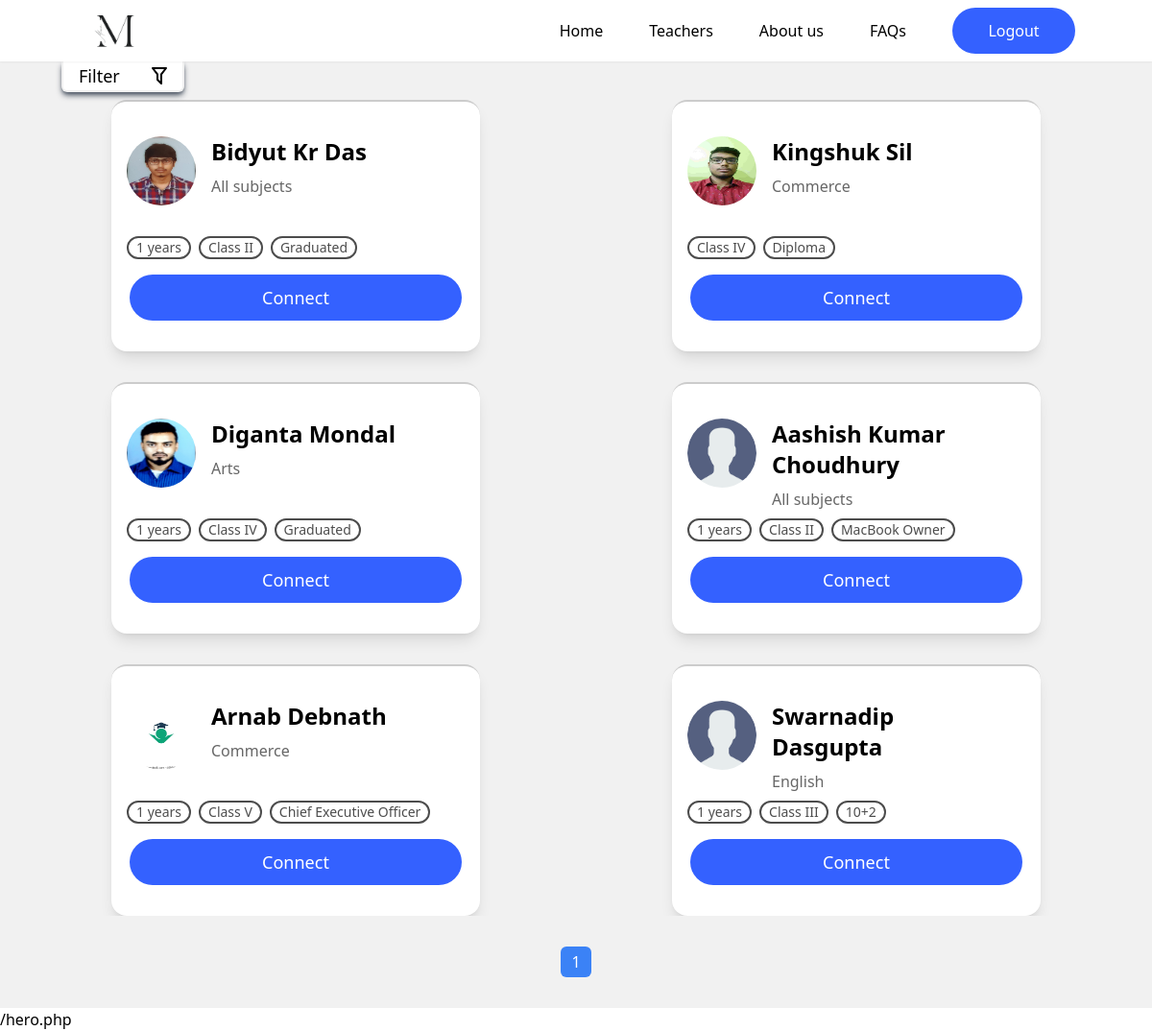
The page /hero.php (signed in) on the database its author committed.
### hero.php (the view, shortened to what this page needs)
<?php
include("header.php");
include("nav.php");
include("connection.php");
if(!isset($_REQUEST['page'])){
    $page = 1;
}
else{
    $page= $_REQUEST['page'];
}
$limit = 6;
$offset = ($page-1) * $limit;
if(isset($_REQUEST['searchQuery'])){
    $searchQuery = $_REQUEST['searchQuery'];
    $teachers = "SELECT * FROM `teacher-table` WHERE `firstName` LIKE '%$searchQuery%' OR `lastName` LIKE '%$searchQuery%' LIMIT {$offset},{$limit}";
}
else{
    $teachers = "SELECT * FROM `teacher-table` LIMIT {$offset},{$limit}";
}
?>
<header class="bg-[#f1f1f1] mt-16" >
        <button id="openFilter" class="bg-white shadow-md shadow-gray-600 fixed top-16 flex items-center border-t-0 mx-auto sm:mx-0 sm:ml-16 justify-between h-8 w-32 px-4 rounded-br-md rounded-bl-md border-2 border-[#f1f1f1] text-lg z-[1]" >Filter
            </button>
</header>
<main class="bg-[#f1f1f1] pt-10 p-0 sm:px-8 justify-center items-center w-full grid gap-8  xl:grid-cols-3 lg:grid-cols-2 grid-cols-1" >
    <?php
        $resTeachers = mysqli_query($connection,$teachers);
        $totalRows = mysqli_num_rows($resTeachers);
        while($rowarr = mysqli_fetch_array($resTeachers)){
        $randTeacherId = $rowarr['id'];
        if(isset($_REQUEST['class'])){
            $class = "SELECT * FROM `teacher-cls-subj`
                    INNER JOIN `class-table` ON `class-table`.`id` = `teacher-cls-subj`.`classId`
                    INNER JOIN `subject-table` ON `subject-table`.`id`=`teacher-cls-subj`.`subjectId`
                    WHERE `teacherId` = '$randTeacherId' AND `classId` = '$classFILTER' LIMIT 1";
        }else{
            $class = "SELECT * FROM `teacher-cls-subj`
                    INNER JOIN `class-table` ON `class-table`.`id` = `teacher-cls-subj`.`classId`
                    INNER JOIN `subject-table` ON `subject-table`.`id`=`teacher-cls-subj`.`subjectId`
                    WHERE `teacherId` = '$randTeacherId'
                    ORDER BY rand()  LIMIT 1";
        }
            $classRes = mysqli_query($connection,$class);
            $classarr = mysqli_fetch_array($classRes);
            $profilequery = "SELECT * FROM `teacher-profileimage-table` WHERE `teacherId` = '$randTeacherId'";
            $profileRes = mysqli_query($connection,$profilequery);
    ?>
    <section class="bg-white relative w-96  rounded-2xl shadow-lg border-t-2 border-black/20 py-8 mx-auto flex flex-col gap-4">
      <div class="px-4 h-20 w-full p-1 bg-white rounded-full flex ">
        <img class=" w-[4.5rem] h-[4.5rem] rounded-full" src="<?php
                    if(mysqli_num_rows($profileRes)==0){
                        echo "./Img/Teacher card photos/user.png";
                    }
                    else{
                        $profileArr = mysqli_fetch_array($profileRes);
                        echo $profileArr['profileImgPath'];
                    }
                    ?>" alt="" draggable="false">
        <span>
          <heading class="capitalize block px-4 font-semibold text-2xl"><?php echo $rowarr['firstName']." ".$rowarr['lastName'];?></heading>
          <h1 class="px-4 text-black/60 mt-2"><?php echo $classarr['subjectName'];?>
          </h1>
        </span>
      </div>
      <div class="px-4 flex gap-2 mt-3">
        <?php
        if($rowarr['experience']!="Not Yet"){
        ?>
        <tag class="border-black/70 border-2 px-2 rounded-full font-medium text-sm text-black/70"><?php echo $rowarr['experience'];?> years</tag>
        <?php
        }
        ?>
        <tag class="border-black/70 border-2 px-2 rounded-full font-medium text-sm text-black/70"><?php echo $classarr['className'] ?></tag>
        <tag class="border-black/70 border-2 px-2 rounded-full font-medium text-sm text-black/70"><?php echo $rowarr['qualification'];?></tag>
      </div>
      <a href="teacherProfile.php?teachSuperId=<?php echo $randTeacherId;?>" class=""><button class="mx-[5%] w-[90%] bg-[#3461FF] h-12  rounded-full text-white text-lg ">Connect</button></a>
    </section>
    <?php
    }
    ?>
</main>
<section class="bg-[#f1f1f1] w-full relative py-8">
      <ul  class="sticky flex gap-6 justify-center" >
        <?php
            $pageNumber = ceil($totalRows/$limit);
        for ($i=1; $i <= $pageNumber; $i++) {
        ?>
        <li class="h-8 w-8 bg-blue-500 text-white text-center leading-[2rem] rounded-md" ><a class="h-full w-full" href="hero.php?page=<?php echo $i;?>"><?php echo $i;?></a></li>
        <?php
        }
        ?>
      </ul>
    </section>
<?php
echo $_SERVER['SCRIPT_NAME'];
include("footer.php");
?>

### rows shown on the page
teacher-table: teacher-profileimage-table.profileImgPath (picture), firstName "Bidyut", lastName "Kr Das", subject-table.subjectName "All subjects", experience "1", class-table.className "Class II", qualification "Graduated"
teacher-table: teacher-profileimage-table.profileImgPath (picture), firstName "Kingshuk", lastName "Sil", subject-table.subjectName "Commerce", class-table.className "Class IV", qualification "Diploma"
teacher-table: teacher-profileimage-table.profileImgPath (picture), firstName "Diganta", lastName "Mondal", subject-table.subjectName "Arts", experience "1", class-table.className "Class IV", qualification "Graduated"
teacher-table: firstName "Aashish", lastName "Kumar Choudhury", subject-table.subjectName "All subjects", experience "1", class-table.className "Class II", qualification "MacBook Owner"
teacher-table: teacher-profileimage-table.profileImgPath (picture), firstName "Arnab", lastName "Debnath", subject-table.subjectName "Commerce", experience "1", class-table.className "Class V", qualification "Chief Executive Officer"
teacher-table: firstName "Swarnadip", lastName "Dasgupta", subject-table.subjectName "English", experience "1", class-table.className "Class III", qualification "10+2"

### other values the page prints
$_SERVER['SCRIPT_NAME'] "/hero.php"
